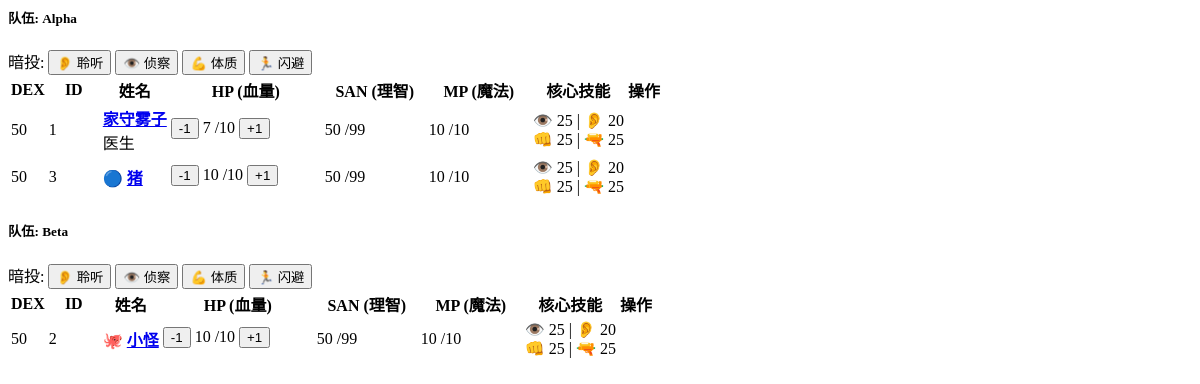
Page /kp/dashboard/content on the earlier database version.
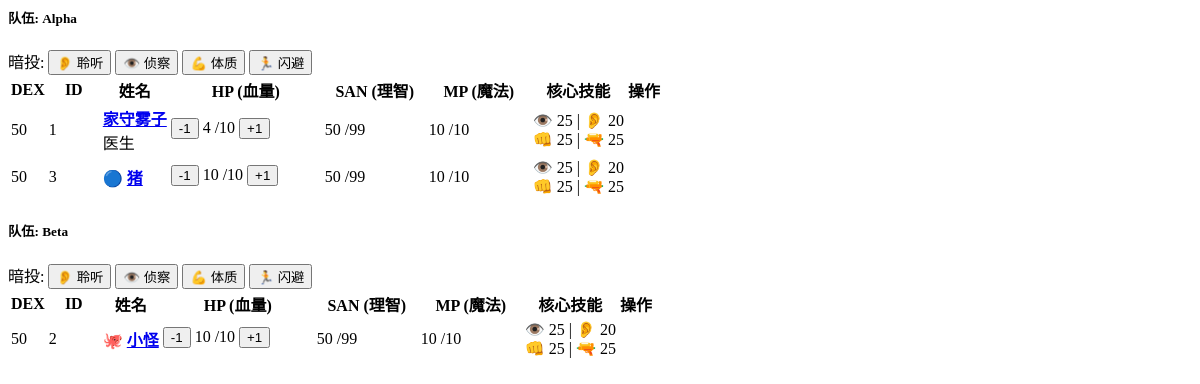
Same page on the later database version.
### models.py (models this page shows)
class Investigator(SQLModel, table=True):
    id: Optional[int] = Field(default=None, primary_key=True)
    player_name: str = Field(default="")
    name: str = Field(default="")
    occupation: str = Field(default="")
    mother_tongue: str = Field(default="")
    gender: str = Field(default="")
    age: int = Field(default=20)
    team_name: str = Field(default="Alpha")
    card_type: str = Field(default="player")
    armor: int = Field(default=0)
    str_stat: int = Field(default=50)  # 力量
    dex_stat: int = Field(default=50)  # 敏捷
    con_stat: int = Field(default=50)  # 体质
    pow_stat: int = Field(default=50)  # 意志
    app_stat: int = Field(default=50)  # 外貌
    siz_stat: int = Field(default=50)  # 体型
    int_stat: int = Field(default=50)  # 智力
    edu_stat: int = Field(default=50)  # 教育
    luck_stat: int = Field(default=50)  # 幸运
    hp_max: int = Field(default=10)  # 生命上限
    mp_max: int = Field(default=10)  # 魔法上限
    db_val: str = Field(default="0")  # 伤害加值 (通常是字符串如 +1d4)
    san_current: int = Field(default=50)
    mp_current: int = Field(default=10)
    hp_current: int = Field(default=10)
    credit_rating: int = Field(default=0)
    spot_hidden: int = Field(default=25)
    listen: int = Field(default=20)
    library_use: int = Field(default=20)
    first_aid: int = Field(default=30)
    medicine: int = Field(default=1)  # 修正默认值
    psychoanalysis: int = Field(default=1)
    charm: int = Field(default=15)
    fast_talk: int = Field(default=5)
    intimidate: int = Field(default=15)
    persuade: int = Field(default=10)
    accounting: int = Field(default=5)
    appraise: int = Field(default=5)
    archaeology: int = Field(default=1)
    anthropology: int = Field(default=1)
    law: int = Field(default=5)
    history: int = Field(default=5)
    occult: int = Field(default=5)
    natural_world: int = Field(default=10)
    psychology: int = Field(default=10)
    science_a_name: str = Field(default="")
    science_a_val: int = Field(default=1)
    science_b_name: str = Field(default="")
    science_b_val: int = Field(default=1)
    science_c_name: str = Field(default="")
    science_c_val: int = Field(default=1)
    ride: int = Field(default=5)
    drive_auto: int = Field(default=20)
    drive_a_name: str = Field(default="")
    drive_a_val: int = Field(default=1)
    locksmith: int = Field(default=1)
    mech_repair: int = Field(default=10)
    elec_repair: int = Field(default=10)
    climb: int = Field(default=20)
    jump: int = Field(default=20)
    swim: int = Field(default=20)
    stealth: int = Field(default=20)
    track: int = Field(default=10)
    sleight_of_hand: int = Field(default=10)
    disguise: int = Field(default=5)
    navigate: int = Field(default=10)
    survival: int = Field(default=10)
    dodge: int = Field(default=25)
    throw: int = Field(default=20)
    fighting_brawl: int = Field(default=25)
    fighting_b_name: str = Field(default="")
    fighting_b_val: int = Field(default=1)
    fighting_c_name: str = Field(default="")
    fighting_c_val: int = Field(default=1)
    firearms_handgun: int = Field(default=25)
    firearms_rifle: int = Field(default=25)
    firearms_c_name: str = Field(default="")
    firearms_c_val: int = Field(default=1)
    language: int = Field(default=50)
    language_b_name: str = Field(default="")
    language_b_val: int = Field(default=1)
    language_c_name: str = Field(default="")
    language_c_val: int = Field(default=1)
    craft_a_name: str = Field(default="")
    craft_a_val: int = Field(default=5)
    craft_b_name: str = Field(default="")
    craft_b_val: int = Field(default=5)
    cthulhu_mythos: int = Field(default=0)
    item_1: str = Field(default="")
    item_2: str = Field(default="")
    item_3: str = Field(default="")
    item_4: str = Field(default="")
    item_5: str = Field(default="")
    item_6: str = Field(default="")
    item_7: str = Field(default="")
    item_8: str = Field(default="")
    description: str = Field(default="")
    ideology: str = Field(default="")
    significant_people: str = Field(default="")
    significant_location: str = Field(default="")
    treasured_possession: str = Field(default="")
    traits: str = Field(default="")
    injuries: str = Field(default="")
    history_text_1: str = Field(default="")# 可以在前端用换行符分隔
    history_text_2: str = Field(default="")
    history_text_3: str = Field(default="")
    history_text_4: str = Field(default="")
    spells_text_1: str = Field(default="")
    spells_text_2: str = Field(default="")
    spells_text_3: str = Field(default="")
    spells_text_4: str = Field(default="")
    fighting_damage_a: str = Field(default="")
    fighting_damage_b: str = Field(default="")
    fighting_damage_c: str = Field(default="")
    firearms_damage_a: str = Field(default="")
    firearms_damage_b: str = Field(default="")
    firearms_damage_c: str = Field(default="")

### routers/kp.py (the view)
@router.get("/dashboard/content", response_class=HTMLResponse)
async def kp_dashboard_content(request: Request, session: Session = Depends(get_session)):
    statement = select(Investigator).order_by(Investigator.team_name, Investigator.dex_stat.desc())
    all_invs = session.exec(statement).all()
    teams = {}
    for inv in all_invs:
        if inv.team_name not in teams:
            teams[inv.team_name] = []
        teams[inv.team_name].append(inv)
    return templates.TemplateResponse("snippets/kp_dashboard_teams.html", {
        "request": request,
        "teams": teams
    })

### templates/snippets/kp_dashboard_teams.html (shortened to what this page needs)
    {% for team_name, members in teams.items() %}
    <div class="card mb-4 shadow">
        <div class="card-header bg-dark text-white d-flex justify-content-between align-items-center">
            <h5 class="mb-0">
                 队伍: {{ team_name }}
            </h5>
            <div class="btn-group btn-group-sm">
                <span class="btn btn-outline-light disabled">暗投:</span>
                <button class="btn btn-outline-light"
                        hx-post="/kp/mass_roll" hx-vals='{"team_name": "{{ team_name }}", "skill_key": "listen", "skill_label": "聆听"}' hx-target="#mass-roll-result-{{ loop.index }}">
                    👂 聆听
                </button>
                <button class="btn btn-outline-light"
                        hx-post="/kp/mass_roll" hx-vals='{"team_name": "{{ team_name }}", "skill_key": "spot_hidden", "skill_label": "侦察"}' hx-target="#mass-roll-result-{{ loop.index }}">
                    👁️ 侦察
                </button>
                <button class="btn btn-outline-light"
                        hx-post="/kp/mass_roll" hx-vals='{"team_name": "{{ team_name }}", "skill_key": "con_stat", "skill_label": "体质"}' hx-target="#mass-roll-result-{{ loop.index }}">
                    💪 体质
                </button>
                <button class="btn btn-outline-light"
                        hx-post="/kp/mass_roll" hx-vals='{"team_name": "{{ team_name }}", "skill_key": "dodge", "skill_label": "闪避"}' hx-target="#mass-roll-result-{{ loop.index }}">
                    🏃 闪避
                </button>
            </div>
        </div>
        <div class="card-body p-0">
            <div class="table-responsive">
                <table class="table table-hover table-striped mb-0 align-middle">
                    <thead class="table-secondary small">
                        <tr>
                            <th>DEX</th>
                            <th style="width: 50px;">ID</th>
                            <th>姓名</th>
                            <th style="width: 150px;">HP (血量)</th>
                            <th style="width: 100px;">SAN (理智)</th>
                            <th style="width: 100px;">MP (魔法)</th>
                            <th>核心技能</th>
                            <th>操作</th>
                        </tr>
                    </thead>
                    <tbody>
                        {% for inv in members %}
                        <tr class="{% if inv.card_type == 'monster' %}table-danger{% endif %}">
                            <td class="fw-bold text-muted">{{ inv.dex_stat }}</td>
                            <td class="text-muted small">{{ inv.id }}</td>
                            <td>
                                <strong>
                                    {% if inv.card_type == 'monster' %}🐙 {% endif %}
                                    {% if inv.card_type == 'npc' %}🔵 {% endif %}
                                    <a href="/investigators/inspect/{{ inv.id }}" target="_blank" class="text-decoration-none text-dark">{{ inv.name }}</a>
                                </strong>
                                <br>
                                <span class="badge bg-light text-dark border">{{ inv.occupation }}</span>
                            </td>
                            <td>
                                <div class="d-flex align-items-center">
                                    <button class="btn btn-xs btn-outline-danger py-0 px-1 me-1"
                                            hx-post="/kp/quick_change" hx-vals='{"inv_id": {{ inv.id }}, "field": "hp_current", "delta": -1}' hx-target="#hp-val-{{ inv.id }}">-1</button>
                                    <span id="hp-val-{{ inv.id }}" class="fw-bold mx-1 {{ 'text-danger' if inv.hp_current < 5 else 'text-success' }}">
                                        {{ inv.hp_current }}
                                    </span>
                                    <span class="text-muted small me-1">/{{ inv.hp_max }}</span>
                                    <button class="btn btn-xs btn-outline-success py-0 px-1 ms-1"
                                            hx-post="/kp/quick_change" hx-vals='{"inv_id": {{ inv.id }}, "field": "hp_current", "delta": 1}' hx-target="#hp-val-{{ inv.id }}">+1</button>
                                </div>
                                <div class="progress mt-1" style="height: 3px;">
                                </div>
                            </td>
                            <td>
                                <span class="fw-bold">{{ inv.san_current }}</span>
                                <span class="text-muted small">/{{ 99 - inv.cthulhu_mythos }}</span>
                            </td>
                             <td>
                                <span class="text-muted">{{ inv.mp_current }}</span>
                                <span class="text-muted small">/{{ inv.mp_max }}</span>
                             </td>
                            <td class="small">
                                <div>👁️ {{ inv.spot_hidden }} | 👂 {{ inv.listen }}</div>
                                <div>👊 {{ inv.fighting_brawl }} | 🔫 {{ inv.firearms_handgun }}</div>
                            </td> <td>
                            </td>
                        </tr>
                        {% endfor %}
                    </tbody>
                </table>
            </div>
        </div>
    </div>
    {% endfor %}

Differences in the rows shown:
changed Investigator "家守雾子": hp_current "7" → "4"
